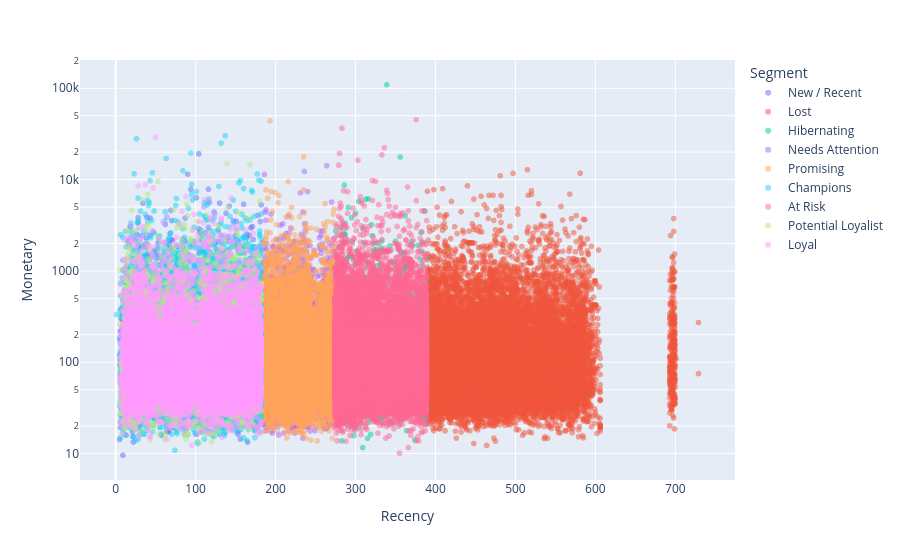

This figure's notebook cell:
### Markdown cell above
## Recency vs Monetary scatter

### Code cell
px.scatter(rfm, x='Recency', y='Monetary', color='Segment', log_y=True, opacity=0.5).show()

### Figure 1 — Plotly figure (JSON) as saved in the notebook; plotly's stock layout.template omitted (floating-point values rounded to 4 significant figures; data arrays with more than 128 entries replaced by an {"elided": "..."} marker saying what was removed)
{"data": [{"hovertemplate": "Segment=New / Recent<br>Recency=%{x}<br>Monetary=%{y}<extra></extra>", "legendgroup": "New / Recent", "marker": {"color": "#636efa", "opacity": 0.5, "symbol": "circle"}, "mode": "markers", "name": "New / Recent", "showlegend": true, "type": "scattergl", "x": {"elided": "7624 int values"}, "xaxis": "x", "y": {"elided": "7624 float values"}, "yaxis": "y"}, {"hovertemplate": "Segment=Lost<br>Recency=%{x}<br>Monetary=%{y}<extra></extra>", "legendgroup": "Lost", "marker": {"color": "#EF553B", "opacity": 0.5, "symbol": "circle"}, "mode": "markers", "name": "Lost", "showlegend": true, "type": "scattergl", "x": {"elided": "18962 int values"}, "xaxis": "x", "y": {"elided": "18962 float values"}, "yaxis": "y"}, {"hovertemplate": "Segment=Hibernating<br>Recency=%{x}<br>Monetary=%{y}<extra></extra>", "legendgroup": "Hibernating", "marker": {"color": "#00cc96", "opacity": 0.5, "symbol": "circle"}, "mode": "markers", "name": "Hibernating", "showlegend": true, "type": "scattergl", "x": {"elided": "3785 int values"}, "xaxis": "x", "y": {"elided": "3785 float values"}, "yaxis": "y"}, {"hovertemplate": "Segment=Needs Attention<br>Recency=%{x}<br>Monetary=%{y}<extra></extra>", "legendgroup": "Needs Attention", "marker": {"color": "#ab63fa", "opacity": 0.5, "symbol": "circle"}, "mode": "markers", "name": "Needs Attention", "showlegend": true, "type": "scattergl", "x": {"elided": "7550 int values"}, "xaxis": "x", "y": {"elided": "7550 float values"}, "yaxis": "y"}, {"hovertemplate": "Segment=Promising<br>Recency=%{x}<br>Monetary=%{y}<extra></extra>", "legendgroup": "Promising", "marker": {"color": "#FFA15A", "opacity": 0.5, "symbol": "circle"}, "mode": "markers", "name": "Promising", "showlegend": true, "type": "scattergl", "x": {"elided": "11569 int values"}, "xaxis": "x", "y": {"elided": "11569 float values"}, "yaxis": "y"}, {"hovertemplate": "Segment=Champions<br>Recency=%{x}<br>Monetary=%{y}<extra></extra>", "legendgroup": "Champions", "marker": {"color": "#19d3f3", "opacity": 0.5, "symbol": "circle"}, "mode": "markers", "name": "Champions", "showlegend": true, "type": "scattergl", "x": {"elided": "15277 int values"}, "xaxis": "x", "y": {"elided": "15277 float values"}, "yaxis": "y"}, {"hovertemplate": "Segment=At Risk<br>Recency=%{x}<br>Monetary=%{y}<extra></extra>", "legendgroup": "At Risk", "marker": {"color": "#FF6692", "opacity": 0.5, "symbol": "circle"}, "mode": "markers", "name": "At Risk", "showlegend": true, "type": "scattergl", "x": {"elided": "15368 int values"}, "xaxis": "x", "y": {"elided": "15368 float values"}, "yaxis": "y"}, {"hovertemplate": "Segment=Potential Loyalist<br>Recency=%{x}<br>Monetary=%{y}<extra></extra>", "legendgroup": "Potential Loyalist", "marker": {"color": "#B6E880", "opacity": 0.5, "symbol": "circle"}, "mode": "markers", "name": "Potential Loyalist", "showlegend": true, "type": "scattergl", "x": {"elided": "7659 int values"}, "xaxis": "x", "y": {"elided": "7659 float values"}, "yaxis": "y"}, {"hovertemplate": "Segment=Loyal<br>Recency=%{x}<br>Monetary=%{y}<extra></extra>", "legendgroup": "Loyal", "marker": {"color": "#FF97FF", "opacity": 0.5, "symbol": "circle"}, "mode": "markers", "name": "Loyal", "showlegend": true, "type": "scattergl", "x": {"elided": "7626 int values"}, "xaxis": "x", "y": {"elided": "7626 float values"}, "yaxis": "y"}], "layout": {"legend": {"title": {"text": "Segment"}, "tracegroupgap": 0}, "margin": {"t": 60}, "xaxis": {"anchor": "y", "domain": [0, 1], "title": {"text": "Recency"}}, "yaxis": {"anchor": "x", "domain": [0, 1], "title": {"text": "Monetary"}, "type": "log"}}}
